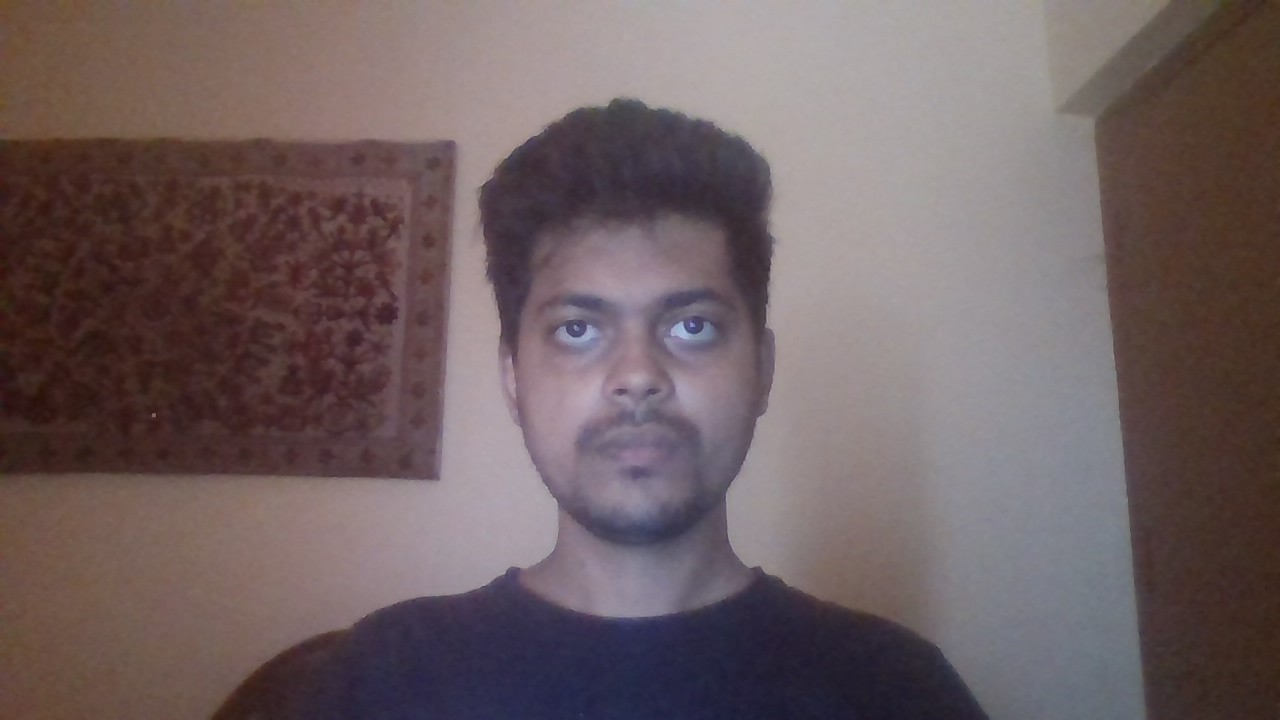
#> input picture img.jpg, 1280 x 720 px
$ python -i background_calculation.py   (imports and definitions only)
#> lines starting #> are read from the running program, lines starting #| are printed output that depends on the picture
import cv2
import math
import numpy as np
import mediapipe as mp
mp_pose = mp.solutions.pose

# [2 lines that did not run here, left out]

def calculate_buzz(img):
    results = pose.process(cv2.cvtColor(img, cv2.COLOR_BGR2RGB))
    if results.pose_landmarks:
        red_img = np.zeros_like(img, dtype=np.uint8)
        red_img[:, :] = (255,255,255)
        segm_2class = 0.2 + 0.8 * results.segmentation_mask
        segm_2class = np.repeat(segm_2class[..., np.newaxis], 3, axis=2)
        mask=((1 - segm_2class)[:,:,0]> 0.2)
        mask=mask*255
        mask=mask.astype('uint8')
        mask=cv2.bitwise_not(mask)
        kernel=np.ones((5,5),np.uint8)
        mask = cv2.dilate(mask,kernel,iterations =4)
        mask=cv2.bitwise_not(mask)
        edges = cv2.Canny(img,100,200)
        maskedimage=cv2.bitwise_and(edges,edges,mask=mask)
        count = np.count_nonzero(maskedimage)
        zeros=maskedimage.size
        ratio=(count/zeros)*100 #<0.1
        return ratio
    else:
        raise Exception("No pose landmarks detected")

def calculate_color_ratio(img,hsv_lower,hsv_upper):
    results = pose.process(cv2.cvtColor(img, cv2.COLOR_BGR2RGB))
    if results.pose_landmarks:
        segm_2class = 0.2 + 0.8 * results.segmentation_mask
        segm_2class = np.repeat(segm_2class[..., np.newaxis], 3, axis=2)
        mask=((1 - segm_2class)[:,:,0]> 0.2)
        mask=mask*255
        mask=mask.astype('uint8')
        mask=cv2.bitwise_not(mask)
        kernel=np.ones((5,5),np.uint8)
        mask = cv2.dilate(mask,kernel,iterations =4)
        mask=cv2.bitwise_not(mask)

            # Set minimum and max HSV values to display
        lower = np.array(hsv_lower, dtype=np.uint8)
        upper = np.array(hsv_upper, dtype=np.uint8)

        # Create HSV Image and threshold into a range.
        hsv = cv2.cvtColor(img, cv2.COLOR_BGR2HSV)
        color_mask = cv2.inRange(hsv, lower, upper)
        color_mask = cv2.bitwise_not(color_mask)
        maskedimage = cv2.bitwise_and(color_mask,color_mask, mask= mask)


        # maskedimage=cv2.bitwise_and(img,img,mask=mask)
        count = np.count_nonzero(maskedimage)
        zeros=maskedimage.size
        ratio=(count/zeros)*100 #<0.1
        cv2.imwrite('maskedimage.jpg',maskedimage)
        return ratio
    else:
        raise Exception("No pose landmarks detected")

# print(calculate_color_ratio(cv2.imread('img.jpg'),(0,0,98),(172 ,113,255)))

>>> import cv2
>>> picture = cv2.imread('img.jpg', cv2.IMREAD_GRAYSCALE)
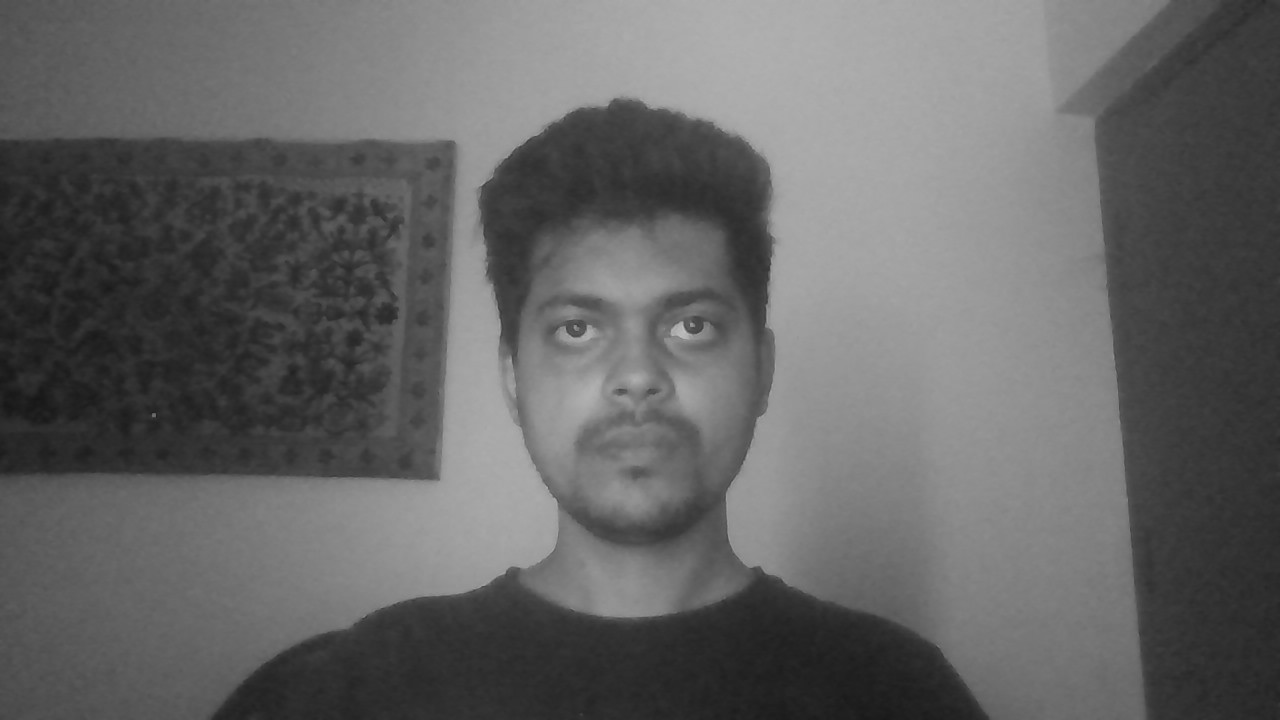
#> picture: shape (720, 1280); min 22, max 194, mean 100.6
#> (the run stopped early here; a loop or call above may not have finished)
